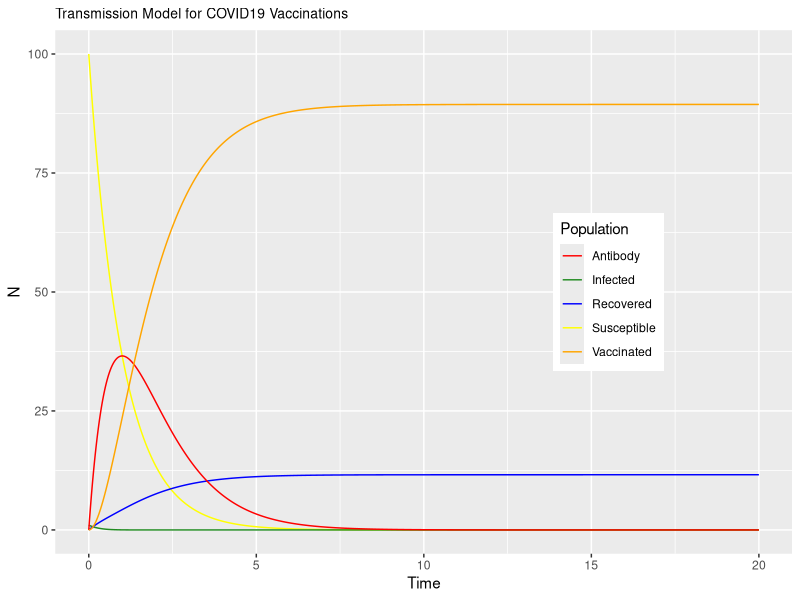

The R script that drew this image:
## Daniel Suh
## Feb. 4 2021
##ODE's for COVID-19 vaccination protocol


library(tidyverse)
library(magrittr)
library(deSolve)


de<-function(t,x,params){
  S <- x[1]  
  I <- x[2]
  R <- x[3]
  A <- x[4]
  V <- x[5]
  with(as.list(params),{
    dS <- -beta*S*I - epsilon*S
    dI <- beta*S*I - alpha*I
    dR <- alpha*I + phi*A
    dA <- epsilon*S - phi*A - (1-phi)*A
    dV <- (1-phi)*A
    res<-c(dS,dI,dR,dA,dV)
    list(res)
  })}
maxTime <- 20.0 # time is in years - run model for this time
times<-seq(0,maxTime,by=0.01) # how long we run the model for
# notes on params
# beta =       <- contact transmission rate
# phi =      <- range:0-1 probability infected
# alpha =     <- recovery rate
# epsilon =       <- antibody testing rate
params<-c(beta=0.03,
          phi=0.1,
          alpha=6,
          epsilon=1)  # model parameters

xstart<-c(S=100,
          I=1,
          R=0,
          A=0,
          V=0)  # initial conditions

output<-as.data.frame(lsoda(xstart,times,de,params)) # tells computer to solve (integrate) equations

output %>% ggplot(.,aes(x=time))+
  geom_line(aes(y=S,col="Susceptible"))+
  geom_line(aes(y=I,col="Infected"))+
  geom_line(aes(y=R,col="Recovered"))+
  geom_line(aes(y=A,col="Antibody"))+
  geom_line(aes(y=V,col="Vaccinated"))+
  scale_colour_manual(values = c("red","forestgreen","blue","yellow","orange"))+
  theme(legend.position = c(0.75,0.5))+
  labs(y="N",x="Time",col="Population")+
  ggtitle("Transmission Model for COVID19 Vaccinations")+
  theme(plot.title = element_text(hjust=0, size=10))
